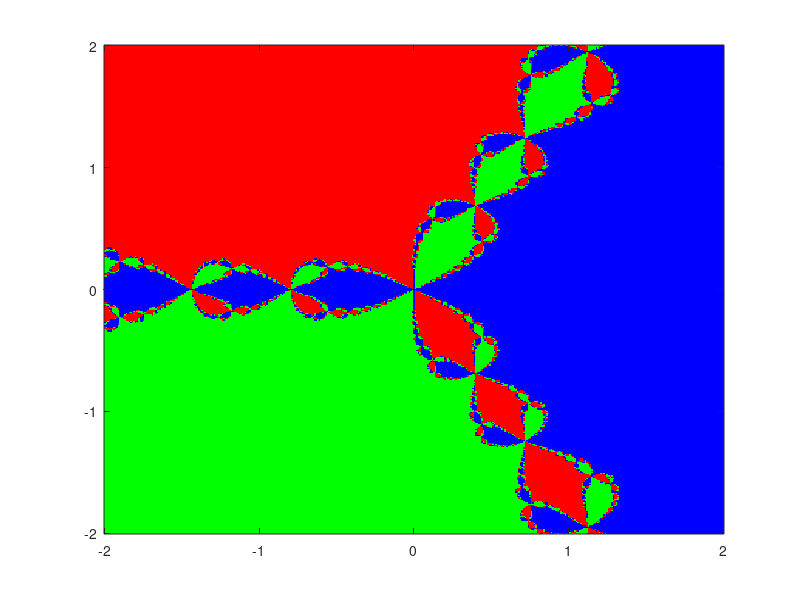

The MATLAB script that drew this image:
p = [1 0 0 -1];
res = roots(p);

iter = 40;
f = @(z) z.^3 - 1;
df = @(z) 3*z.^2;
eps = 1e-6;

x = linspace(-2, 2, 401);
y = linspace(-2, 2, 401);
[X,Y] = meshgrid(x,y);
Z = X + i*Y;

n = 0;
while n < iter
    Z = Z - (f(Z)./df(Z));
    n = n + 1;
end

Z1 = abs(Z - res(1)) < eps;
Z2 = abs(Z - res(2)) < eps;
Z3 = abs(Z - res(3)) < eps;
Z4 = ~(Z1 | Z2 | Z3);
C = ones(size(Z1));
C(Z1) = 1;
C(Z2) = 2;
C(Z3) = 3;
C(Z4) = 4;

image([-2 2], [-2 2], C);
colormap([1 0 0; 0 1 0; 0 0 1; 0 0 0]);
axis xy;
